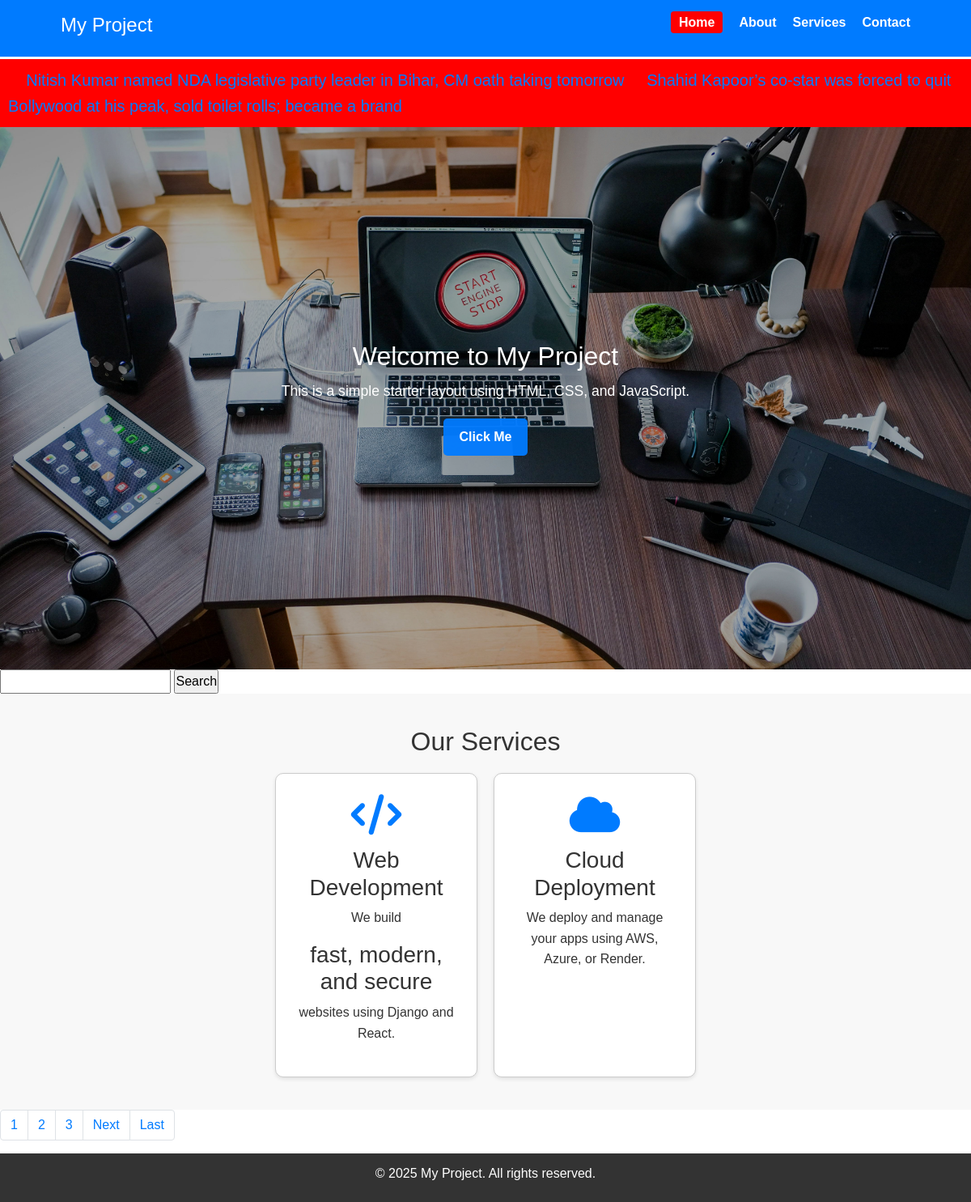
The page / on the database its author committed.
### news/models.py (models this page shows)
class News(models.Model):
    news_title=models.CharField(max_length=100)
    news_desc=HTMLField()
    news_image=models.FileField(upload_to="news/",max_length=255,null=True,default=None)
    news_slug=AutoSlugField(populate_from="news_title",unique=True,null=True,default=None)

### Service/models.py (models this page shows)
class Service(models.Model):
    service_icon=models.CharField(max_length=50)
    service_title=models.CharField(max_length=50)
    service_des=models.TextField()

### MySite/views.py (the view)
# urls.py: path('',views.homePage,name="home"),
def homePage(request):
    newsData=News.objects.all()
    serviceData=Service.objects.all()
    paginator=Paginator(serviceData,2)
    page_number=request.GET.get("page")
    ServiceDataFinal=paginator.get_page(page_number)
    totalPages=ServiceDataFinal.paginator.num_pages
    data={
           "serviceData":ServiceDataFinal,
           "newsData":newsData,
           "lastpage":totalPages,
           "total_pages":[n+1 for n in range(totalPages)]
    }
    return render(request,"index.html",data)

### templates/index.html (shortened to what this page needs)
{% extends 'base.html' %}
{% block content %}
<marquee class="fixed-marquee" onmouseover="stop()" onmouseout="start()">
{% for news in newsData%} &nbsp; &nbsp;
  <a href="newsDetails/{{news.news_slug}}">{{news.news_title}}</a>
{% endfor %}
</marquee>
  <main>
    <section class="hero" style="text-align:center; padding:40px 0;">
      <h2>Welcome to My Project</h2>
      <p>This is a simple starter layout using HTML, CSS, and JavaScript.</p>
      <button id="clickBtn">Click Me</button>
    </section>
    <div class="row">
      <div class="col-12">
        <form method="get">
          <input type="text" name="servicename" value="">
          <input type="submit" value="Search">
        </form>
      </div>
    </div>
    <section class="services" style="padding:40px 20px; background-color:#f8f8f8;">
      <h2 style="text-align:center;">Our Services</h2>
      <div style="display:flex; flex-wrap:wrap; justify-content:center; gap:20px; margin-top:20px;">
         {% for i in serviceData%}
        <div style="border:1px solid #ccc; border-radius:10px; width:250px; padding:25px; text-align:center; background:white; box-shadow:0 2px 5px rgba(0,0,0,0.1);">
          <i class="{{i.service_icon}}" style="font-size:50px; color:#007BFF; margin-bottom:15px;"></i>
          <h3>{{i.service_title}}</h3>
          <p>{{i.service_des | safe }}</p>
        </div>
        {% empty %}
           <h2>No Data Found</h2>
         {% endfor %}
      </div>
    </section>
    <nav aria-label="...">
      <ul class="pagination">
        <ul class="pagination justify-content-center">
          {% for n in total_pages %}
          <li class="page-item"><a class="page-link" href="/?page={{n}}">{{n}}</a></li>
          {% endfor %}
          {% if serviceData.has_next%}
          <li class="page-item">
            <a class="page-link" href="/?page={{serviceData.next_page_number}}">Next</a>
          </li>
          <li class="page-item">
            <a class="page-link" href="/?page={{lastpage}}">Last</a>
          </li>
          {% endif %}
        </ul>
      </ul>
    </nav>
  </main>
{% endblock %}

### templates/base.html (shortened to what this page needs)
{% load static %}
<!DOCTYPE html>
<html lang="en">
<head>
  <link rel="stylesheet" href="{% static 'css/style.css' %}">
  <link rel="stylesheet" href="https://stackpath.bootstrapcdn.com/bootstrap/4.5.2/css/bootstrap.min.css">
  <link
    rel="stylesheet"
    href="https://cdnjs.cloudflare.com/ajax/libs/font-awesome/6.5.0/css/all.min.css"
  >
</head>
<body>
  {% include "header.html" %}
  {% block content %}
  {% endblock %}
  {% include "footer.html" %}
</body>
</html>

### templates/header.html (shortened to what this page needs)
<!DOCTYPE html>
<html lang="en">
<head>
  <link rel="stylesheet" href="/static/css/style.css" />
</head>
<body>
  <header>
    <div class="container">
      <h1 class="logo" align="left">My Project</h1>
      <nav>
        <ul class="nav-links">
          <li class="{% if request.path == '/'%}active{% endif %}"><a href="{% url 'home' %}">Home</a></li>
          <li class="{% if request.path == '/about-us/'%}active{% endif %}"><a href="{% url 'about' %}">About</a></li>
          {% url 'services' as sc %}
          <li class="{% if request.path == sc%}active{% endif %}"><a href="{{sc}}">Services</a></li>
          {% url 'contact' as ct %}
          <li class="{% if request.path == ct %}active{% endif %}"><a href="{{ct}}">Contact</a></li>
        </ul>
      </nav>
    </div>
  </header>

### templates/footer.html (shortened to what this page needs)
<footer>
    <p>&copy; 2025 My Project. All rights reserved.</p>
  </footer>
</body>
</html>

### static/css/style.css (style rules this page uses)
* { margin: 0; padding: 0; box-sizing: border-box; }
:root { --header-h: 70px; --footer-h: 60px; }
html, body { height: 100%; }
body { font-family: Arial, sans-serif; color: #333; line-height: 1.6; display: flex; flex-direction: column; min-height: 100vh; }
header { background: #007bff; color: #fff; padding: 15px 0; height: var(--header-h); box-sizing: border-box; }
header .container { width: 90%; max-width: 1100px; margin: auto; display: flex; justify-content: space-between; align-items: center; }
.logo { font-size: 1.5em; }
.nav-links { list-style: none; display: flex; gap: 20px; }
.nav-links a { color: #fff; text-decoration: none; font-weight: bold; }
main { width: 100%; }
.hero { position: relative; text-align: center; color: #fff; overflow: visible; min-height: calc(100vh - var(--header-h) - var(--footer-h)); display: flex; flex-direction: column; justify-content: center; align-items: center; padding: 40px 20px; background-image: url("../img/laptop.jpg"); background-size: cover; background-position: center; background-repeat: no-repeat; background-color: #f4f4f4; }
.hero::before { content: ""; position: absolute; inset: 0; background: rgba(0,0,0,0.35); z-index: 0; }
.hero > * { position: relative; z-index: 1; max-width: 1000px; }
.hero h2 { font-size: 2em; margin-bottom: 10px; }
.hero p { font-size: 1.1em; margin-bottom: 20px; }
.hero button { background: rgba(0,123,255,0.95); color: #fff; border: none; padding: 10px 20px; cursor: pointer; border-radius: 5px; font-weight: 600; }
footer { background: #333; color: #fff; text-align: center; padding: 12px 0; height: var(--footer-h); box-sizing: border-box; }
header .active a { background-color: red; color: white; border-radius: 4px; padding: 5px 10px; }
.fixed-marquee { margin-top:0; background:red; color: white; padding: 10px; font-size: 20px; border-top: 3px solid #ffffff; display: block; }

### rows shown on the page
News: news_title "Nitish Kumar named NDA legislative party leader in Bihar, CM oath taking tomorrow"
News: news_title "Shahid Kapoor’s co-star was forced to quit Bollywood at his peak, sold toilet rolls; became a brand"
Service: service_title "Web Development", service_des "We build fast, modern, and secure websites using Django and React."
Service: service_title "Cloud Deployment", service_des "We deploy and manage your apps using AWS, Azure, or Render."

### other values the page prints
{{ n }} "1" "2" "3"
